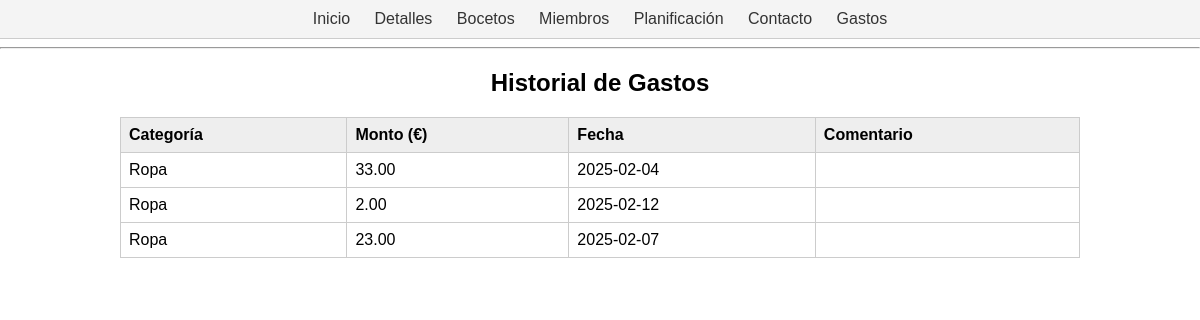
The app's page /views/historial_gastos.php with its own data.
### tables this page shows
CREATE TABLE `gastos` (
  `id` int(11) NOT NULL,
  `usuario_id` int(11) NOT NULL,
  `categoria` varchar(50) NOT NULL,
  `monto` decimal(10,2) NOT NULL,
  `fecha` date NOT NULL,
  `comentario` text DEFAULT NULL
);

### views/historial_gastos.php (the view, shortened to what this page needs)
<?php
require '../includes/header.php';
require '../includes/nav.php';
require_once '../config.php';
$sql = "SELECT categoria, monto, fecha, comentario FROM gastos WHERE usuario_id = 1";
$result = $conn->query($sql);
?>
<!DOCTYPE html>
<html lang="es">
<head>
  <link rel="stylesheet" href="../css/style.css">
</head>
<body>
<h2 style="text-align:center;">Historial de Gastos</h2>
<table class="tabla-gastos">
  <tr>
    <th>Categoría</th>
    <th>Monto (€)</th>
    <th>Fecha</th>
    <th>Comentario</th>
  </tr>
  <?php while ($row = $result->fetch_assoc()) { ?>
      <tr>
        <td><?php echo $row["categoria"]; ?></td>
        <td><?php echo $row["monto"]; ?></td>
        <td><?php echo $row["fecha"]; ?></td>
        <td><?php echo $row["comentario"]; ?></td>
      </tr>
  <?php } ?>
</table>
</body>
</html>

### includes/header.php (shortened to what this page needs)
<!DOCTYPE html>
<html lang="es">
<head>
  <link rel="stylesheet" href="css/style.css">
</head>
<body>

### includes/nav.php (shortened to what this page needs)
<nav style="text-align: center;">
  <a href="/aw/index.php">Inicio</a>
  <a href="/aw/detalles.php">Detalles</a>
  <a href="/aw/bocetos.php">Bocetos</a>
  <a href="/aw/miembros.php">Miembros</a>
  <a href="/aw/planificacion.php">Planificación</a>
  <a href="/aw/contacto.php">Contacto</a>
  <a href="/aw/views/gastos.php">Gastos</a>
</nav>
<hr>

### css/style.css (style rules this page uses)
body { font-family: Arial, sans-serif; margin: 0; padding: 0; }
nav { background-color: #f4f4f4; padding: 10px; text-align: center; border-bottom: 1px solid #ccc; }
nav a { margin: 0 10px; text-decoration: none; color: #333; }
.tabla-gastos { width: 80%; margin: 20px auto; border-collapse: collapse; }
.tabla-gastos th, .tabla-gastos td { border: 1px solid #ccc; padding: 8px; text-align: left; }
.tabla-gastos th { background-color: #eee; }

### records on screen
gastos: categoria "Ropa", monto "33.00", fecha "2025-02-04"
gastos: categoria "Ropa", monto "2.00", fecha "2025-02-12"
gastos: categoria "Ropa", monto "23.00", fecha "2025-02-07"
